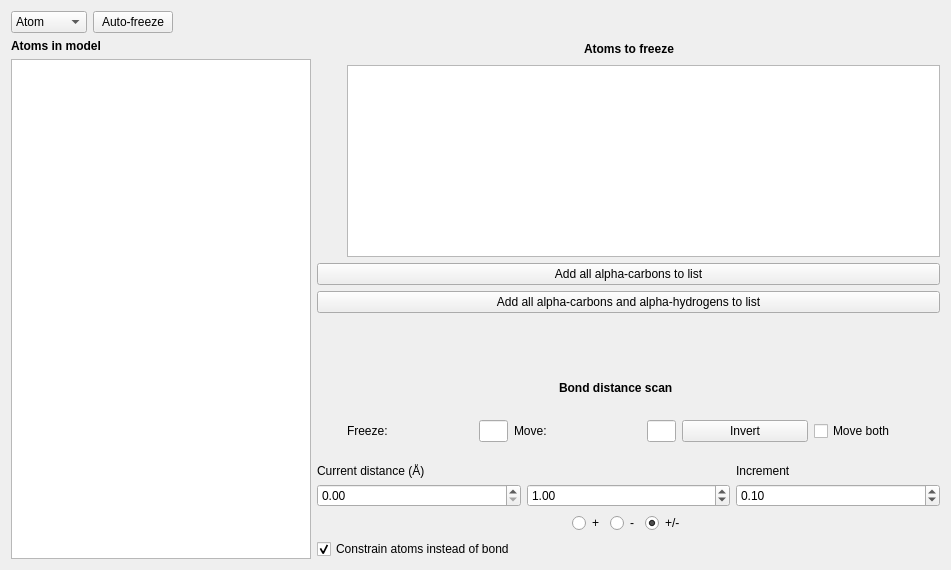
      <widget class="QWidget" name="tab_freeze">
       <attribute name="title">
        <string>Constraints</string>
       </attribute>
       <layout class="QGridLayout" name="gridLayout_8">
        <item row="4" column="1">
         <spacer name="verticalSpacer_4">
          <property name="orientation">
           <enum>Qt::Vertical</enum>
          </property>
          <property name="sizeHint" stdset="0">
           <size>
            <width>20</width>
            <height>40</height>
           </size>
          </property>
         </spacer>
        </item>
        <item row="1" column="1">
         <layout class="QVBoxLayout" name="verticalLayout_7">
          <item>
           <layout class="QGridLayout" name="gridLayout_5">
            <item row="0" column="1">
             <widget class="QLabel" name="label_2">
              <property name="font">
               <font>
                <weight>75</weight>
                <bold>true</bold>
               </font>
              </property>
              <property name="text">
               <string>Atoms to freeze</string>
              </property>
             </widget>
            </item>
            <item row="0" column="0">
             <spacer name="horizontalSpacer_7">
              <property name="orientation">
               <enum>Qt::Horizontal</enum>
              </property>
              <property name="sizeHint" stdset="0">
               <size>
                <width>40</width>
                <height>20</height>
               </size>
              </property>
             </spacer>
            </item>
            <item row="0" column="2">
             <spacer name="horizontalSpacer_11">
              <property name="orientation">
               <enum>Qt::Horizontal</enum>
              </property>
              <property name="sizeHint" stdset="0">
               <size>
                <width>40</width>
                <height>20</height>
               </size>
              </property>
             </spacer>
            </item>
           </layout>
          </item>
          <item>
           <layout class="QGridLayout" name="gridLayout_2">
            <item row="0" column="1" rowspan="4">
             <widget class="QListWidget" name="list_freeze_atoms">
              <property name="minimumSize">
               <size>
                <width>150</width>
                <height>0</height>
               </size>
              </property>
              <property name="maximumSize">
               <size>
                <width>16777215</width>
                <height>16777215</height>
               </size>
              </property>
              <property name="font">
               <font>
                <family>Courier</family>
                <pointsize>11</pointsize>
               </font>
              </property>
              <property name="styleSheet">
               <string notr="true">border 2px solid rgb(143, 23, 119)</string>
              </property>
             </widget>
            </item>
            <item row="1" column="0">
             <widget class="QPushButton" name="button_add_freeze">
              <property name="minimumSize">
               <size>
                <width>24</width>
                <height>24</height>
               </size>
              </property>
              <property name="maximumSize">
               <size>
                <width>24</width>
                <height>24</height>
               </size>
              </property>
              <property name="styleSheet">
               <string notr="true">QPushButton {
	background-color: rgb(143, 23, 119);
  	color: white;

}

QPushButton:hover
{
   	background-color:rgb(143, 23, 119);

	border-style: outset;
	border-width: 0px;
	border-radius:10px;

	
	/*border-color: rgb(12, 103, 213);*/
}
QPushButton:pressed
{
   	/*background-color:rgb(17, 145, 255);
	color: black*/
	background-color: rgb(42, 42, 42);
}</string>
              </property>
              <property name="text">
               <string/>
              </property>
              <property name="icon">
               <iconset>
                <normaloff>:/24x24/resources/icons/arrow-plus.png</normaloff>:/24x24/resources/icons/arrow-plus.png</iconset>
              </property>
              <property name="iconSize">
               <size>
                <width>24</width>
                <height>24</height>
               </size>
              </property>
              <property name="flat">
               <bool>true</bool>
              </property>
             </widget>
            </item>
            <item row="2" column="0">
             <widget class="QPushButton" name="button_delete_freeze">
              <property name="minimumSize">
               <size>
                <width>24</width>
                <height>24</height>
               </size>
              </property>
              <property name="maximumSize">
               <size>
                <width>24</width>
                <height>24</height>
               </size>
              </property>
              <property name="styleSheet">
               <string notr="true">QPushButton {
	background-color: rgb(143, 23, 119);
  	color: white;

}

QPushButton:hover
{
   	background-color:rgb(143, 23, 119);

	border-style: outset;
	border-width: 0px;
	border-radius:10px;

	
	/*border-color: rgb(12, 103, 213);*/
}
QPushButton:pressed
{
   	/*background-color:rgb(17, 145, 255);
	color: black*/
	background-color: rgb(42, 42, 42);
}</string>
              </property>
              <property name="text">
               <string/>
              </property>
              <property name="icon">
               <iconset>
                <normaloff>:/24x24/resources/icons/arrow-minus.png</normaloff>:/24x24/resources/icons/arrow-minus.png</iconset>
              </property>
              <property name="iconSize">
               <size>
                <width>24</width>
                <height>24</height>
               </size>
              </property>
              <property name="flat">
               <bool>true</bool>
              </property>
             </widget>
            </item>
            <item row="3" column="0">
             <spacer name="verticalSpacer_2">
              <property name="orientation">
               <enum>Qt::Vertical</enum>
              </property>
              <property name="sizeHint" stdset="0">
               <size>
                <width>21</width>
                <height>13</height>
               </size>
              </property>
             </spacer>
            </item>
            <item row="0" column="0">
             <spacer name="verticalSpacer">
              <property name="orientation">
               <enum>Qt::Vertical</enum>
              </property>
              <property name="sizeHint" stdset="0">
               <size>
                <width>20</width>
                <height>40</height>
               </size>
              </property>
             </spacer>
            </item>
           </layout>
          </item>
         </layout>
        </item>
        <item row="1" column="0" rowspan="7">
         <layout class="QGridLayout" name="gridLayout_4">
          <item row="1" column="0">
           <widget class="QListWidget" name="list_model">
            <property name="minimumSize">
             <size>
              <width>300</width>
              <height>500</height>
             </size>
            </property>
            <property name="font">
             <font>
              <family>Courier</family>
              <pointsize>11</pointsize>
             </font>
            </property>
            <property name="styleSheet">
             <string notr="true">border 2px solid rgb(143, 23, 119);

</string>
            </property>
           </widget>
          </item>
          <item row="0" column="0">
           <widget class="QLabel" name="label">
            <property name="font">
             <font>
              <weight>75</weight>
              <bold>true</bold>
             </font>
            </property>
            <property name="text">
             <string>Atoms in model</string>
            </property>
           </widget>
          </item>
         </layout>
        </item>
        <item row="5" column="1">
         <layout class="QHBoxLayout" name="horizontalLayout_4">
          <item>
           <spacer name="horizontalSpacer_14">
            <property name="orientation">
             <enum>Qt::Horizontal</enum>
            </property>
            <property name="sizeHint" stdset="0">
             <size>
              <width>242</width>
              <height>20</height>
             </size>
            </property>
           </spacer>
          </item>
          <item>
           <widget class="QLabel" name="label_27">
            <property name="font">
             <font>
              <weight>75</weight>
              <bold>true</bold>
             </font>
            </property>
            <property name="text">
             <string>Bond distance scan</string>
            </property>
           </widget>
          </item>
          <item>
           <spacer name="horizontalSpacer_16">
            <property name="orientation">
             <enum>Qt::Horizontal</enum>
            </property>
            <property name="sizeHint" stdset="0">
             <size>
              <width>267</width>
              <height>20</height>
             </size>
            </property>
           </spacer>
          </item>
         </layout>
        </item>
        <item row="6" column="1">
         <layout class="QHBoxLayout" name="horizontalLayout_6">
          <item>
           <layout class="QVBoxLayout" name="verticalLayout_8">
            <item>
             <widget class="QPushButton" name="button_add_scan">
              <property name="minimumSize">
               <size>
                <width>24</width>
                <height>24</height>
               </size>
              </property>
              <property name="maximumSize">
               <size>
                <width>24</width>
                <height>24</height>
               </size>
              </property>
              <property name="styleSheet">
               <string notr="true">QPushButton {
	background-color: rgb(143, 23, 119);
  	color: white;

}

QPushButton:hover
{
   	background-color:rgb(143, 23, 119);

	border-style: outset;
	border-width: 0px;
	border-radius:10px;

	
	/*border-color: rgb(12, 103, 213);*/
}
QPushButton:pressed
{
   	/*background-color:rgb(17, 145, 255);
	color: black*/
	background-color: rgb(42, 42, 42);
}</string>
              </property>
              <property name="text">
               <string/>
              </property>
              <property name="icon">
               <iconset>
                <normaloff>:/24x24/resources/icons/arrow-plus.png</normaloff>:/24x24/resources/icons/arrow-plus.png</iconset>
              </property>
              <property name="iconSize">
               <size>
                <width>24</width>
                <height>24</height>
               </size>
              </property>
              <property name="flat">
               <bool>true</bool>
              </property>
             </widget>
            </item>
            <item>
             <widget class="QPushButton" name="button_delete_scan">
              <property name="minimumSize">
               <size>
                <width>24</width>
                <height>24</height>
               </size>
              </property>
              <property name="maximumSize">
               <size>
                <width>24</width>
                <height>24</height>
               </size>
              </property>
              <property name="styleSheet">
               <string notr="true">QPushButton {
	background-color: rgb(143, 23, 119);
  	color: white;

}

QPushButton:hover
{
   	background-color:rgb(143, 23, 119);

	border-style: outset;
	border-width: 0px;
	border-radius:10px;

	
	/*border-color: rgb(12, 103, 213);*/
}
QPushButton:pressed
{
   	/*background-color:rgb(17, 145, 255);
	color: black*/
	background-color: rgb(42, 42, 42);
}</string>
              </property>
              <property name="text">
               <string/>
              </property>
              <property name="icon">
               <iconset>
                <normaloff>:/24x24/resources/icons/arrow-minus.png</normaloff>:/24x24/resources/icons/arrow-minus.png</iconset>
              </property>
              <property name="iconSize">
               <size>
                <width>24</width>
                <height>24</height>
               </size>
              </property>
              <property name="flat">
               <bool>true</bool>
              </property>
             </widget>
            </item>
           </layout>
          </item>
          <item>
           <layout class="QHBoxLayout" name="horizontalLayout_3">
            <item>
             <widget class="QLabel" name="label_25">
              <property name="text">
               <string>Freeze:</string>
              </property>
             </widget>
            </item>
            <item>
             <widget class="QLineEdit" name="lineEdit_freeze">
              <property name="enabled">
               <bool>true</bool>
              </property>
              <property name="maximumSize">
               <size>
                <width>29</width>
                <height>16777215</height>
               </size>
              </property>
              <property name="text">
               <string/>
              </property>
              <property name="readOnly">
               <bool>true</bool>
              </property>
             </widget>
            </item>
            <item>
             <widget class="QLabel" name="label_26">
              <property name="text">
               <string>Move:</string>
              </property>
             </widget>
            </item>
            <item>
             <widget class="QLineEdit" name="lineEdit_move">
              <property name="enabled">
               <bool>true</bool>
              </property>
              <property name="maximumSize">
               <size>
                <width>29</width>
                <height>16777215</height>
               </size>
              </property>
              <property name="text">
               <string/>
              </property>
              <property name="readOnly">
               <bool>true</bool>
              </property>
             </widget>
            </item>
            <item>
             <widget class="QPushButton" name="button_invert">
              <property name="enabled">
               <bool>true</bool>
              </property>
              <property name="text">
               <string>Invert</string>
              </property>
             </widget>
            </item>
            <item>
             <widget class="QCheckBox" name="checkBox_moveboth">
              <property name="enabled">
               <bool>true</bool>
              </property>
              <property name="text">
               <string>Move both</string>
              </property>
             </widget>
            </item>
           </layout>
          </item>
         </layout>
        </item>
        <item row="7" column="1">
         <layout class="QVBoxLayout" name="verticalLayout_11">
          <item>
           <layout class="QGridLayout" name="gridLayout_3">
            <item row="0" column="0">
             <widget class="QLabel" name="label_23">
              <property name="font">
               <font>
                <weight>50</weight>
                <bold>false</bold>
               </font>
              </property>
              <property name="layoutDirection">
               <enum>Qt::LeftToRight</enum>
              </property>
              <property name="text">
               <string>Current distance (Å)</string>
              </property>
             </widget>
            </item>
            <item row="0" column="2">
             <widget class="QLabel" name="label_22">
              <property name="font">
               <font>
                <weight>50</weight>
                <bold>false</bold>
               </font>
              </property>
              <property name="text">
               <string>Increment</string>
              </property>
             </widget>
            </item>
            <item row="1" column="0">
             <widget class="QDoubleSpinBox" name="spinbox_radius"/>
            </item>
            <item row="1" column="1">
             <widget class="QDoubleSpinBox" name="spinbox_scan_pm">
              <property name="decimals">
               <number>2</number>
              </property>
              <property name="minimum">
               <double>-99.000000000000000</double>
              </property>
              <property name="maximum">
               <double>99.000000000000000</double>
              </property>
              <property name="singleStep">
               <double>0.100000000000000</double>
              </property>
              <property name="value">
               <double>1.000000000000000</double>
              </property>
             </widget>
            </item>
            <item row="1" column="2">
             <widget class="QDoubleSpinBox" name="spinbox_scan_increment">
              <property name="decimals">
               <number>2</number>
              </property>
              <property name="minimum">
               <double>0.010000000000000</double>
              </property>
              <property name="maximum">
               <double>99.989999999999995</double>
              </property>
              <property name="singleStep">
               <double>0.050000000000000</double>
              </property>
              <property name="value">
               <double>0.100000000000000</double>
              </property>
             </widget>
            </item>
           </layout>
          </item>
          <item>
           <layout class="QHBoxLayout" name="horizontalLayout_15">
            <item>
             <spacer name="horizontalSpacer_6">
              <property name="orientation">
               <enum>Qt::Horizontal</enum>
              </property>
              <property name="sizeHint" stdset="0">
               <size>
                <width>40</width>
                <height>20</height>
               </size>
              </property>
             </spacer>
            </item>
            <item>
             <widget class="QRadioButton" name="radioButton_plus">
              <property name="focusPolicy">
               <enum>Qt::NoFocus</enum>
              </property>
              <property name="text">
               <string>+</string>
              </property>
             </widget>
            </item>
            <item>
             <widget class="QRadioButton" name="radioButton_minus">
              <property name="focusPolicy">
               <enum>Qt::NoFocus</enum>
              </property>
              <property name="text">
               <string>-</string>
              </property>
             </widget>
            </item>
            <item>
             <widget class="QRadioButton" name="radioButton_both">
              <property name="focusPolicy">
               <enum>Qt::NoFocus</enum>
              </property>
              <property name="text">
               <string>+/-</string>
              </property>
              <property name="checked">
               <bool>true</bool>
              </property>
             </widget>
            </item>
            <item>
             <spacer name="horizontalSpacer_12">
              <property name="orientation">
               <enum>Qt::Horizontal</enum>
              </property>
              <property name="sizeHint" stdset="0">
               <size>
                <width>40</width>
                <height>20</height>
               </size>
              </property>
             </spacer>
            </item>
           </layout>
          </item>
          <item>
           <widget class="QCheckBox" name="checkBox_switchXB">
            <property name="enabled">
             <bool>true</bool>
            </property>
            <property name="autoFillBackground">
             <bool>false</bool>
            </property>
            <property name="text">
             <string>Constrain atoms instead of bond</string>
            </property>
            <property name="checked">
             <bool>true</bool>
            </property>
           </widget>
          </item>
         </layout>
        </item>
        <item row="0" column="0" colspan="2">
         <layout class="QHBoxLayout" name="horizontalLayout_5">
          <item>
           <widget class="QComboBox" name="comboBox_freezetype">
            <item>
             <property name="text">
              <string>Atom</string>
             </property>
            </item>
            <item>
             <property name="text">
              <string>Bond</string>
             </property>
            </item>
            <item>
             <property name="text">
              <string>Angle</string>
             </property>
            </item>
            <item>
             <property name="text">
              <string>Dihedral</string>
             </property>
            </item>
           </widget>
          </item>
          <item>
           <widget class="QPushButton" name="button_auto_freeze">
            <property name="text">
             <string>Auto-freeze</string>
            </property>
           </widget>
          </item>
          <item>
           <spacer name="horizontalSpacer">
            <property name="orientation">
             <enum>Qt::Horizontal</enum>
            </property>
            <property name="sizeHint" stdset="0">
             <size>
              <width>349</width>
              <height>20</height>
             </size>
            </property>
           </spacer>
          </item>
         </layout>
        </item>
        <item row="2" column="1">
         <widget class="QPushButton" name="pushButton_add_carbons_freeze">
          <property name="text">
           <string>Add all alpha-carbons to list</string>
          </property>
         </widget>
        </item>
        <item row="3" column="1">
         <widget class="QPushButton" name="pushButton_add_carbons_hydrogens_freeze">
          <property name="text">
           <string>Add all alpha-carbons and alpha-hydrogens to list</string>
          </property>
         </widget>
        </item>
       </layout>
      </widget>
